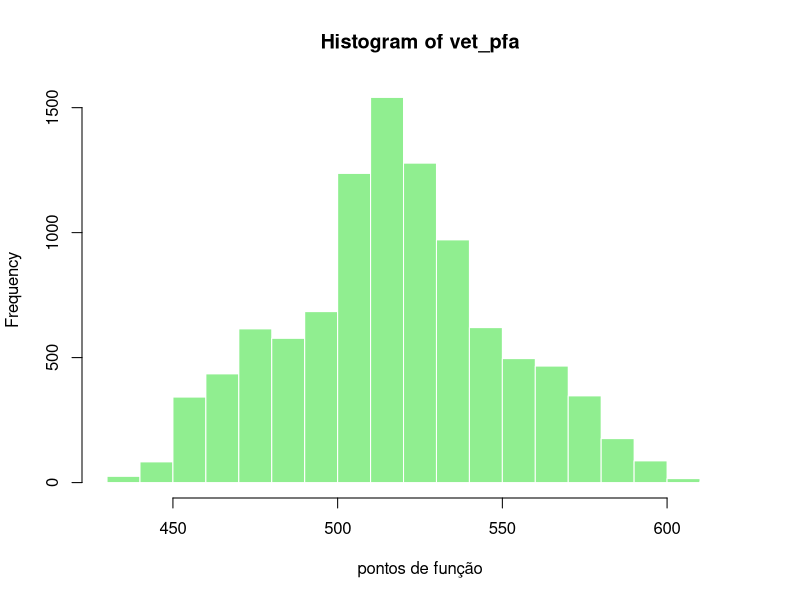
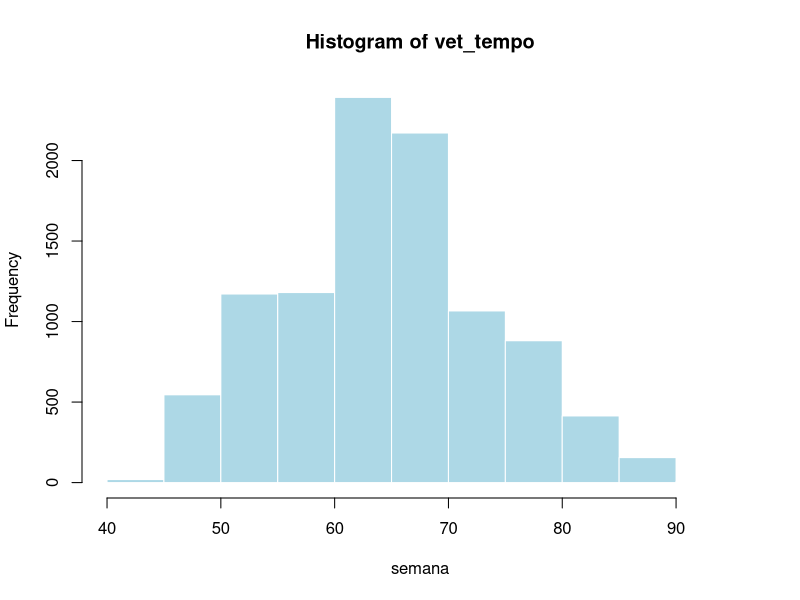
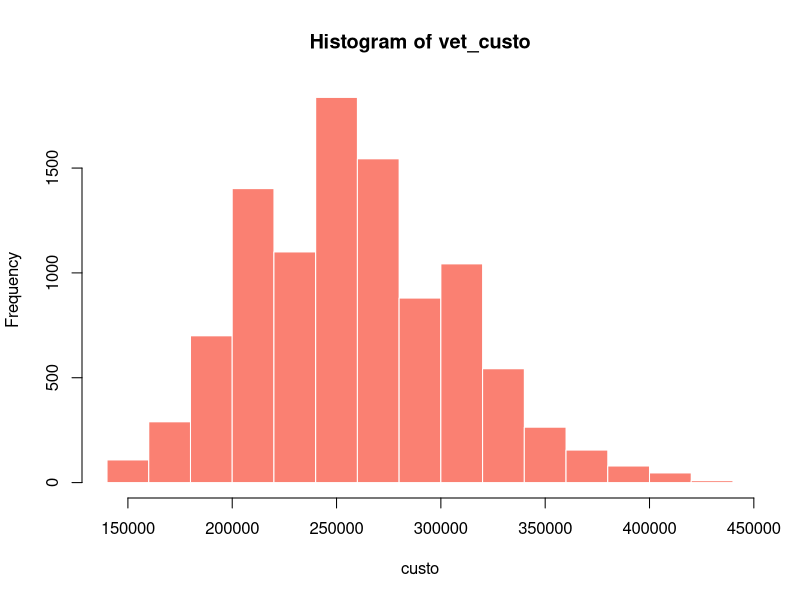

Here is the R script that generated these plots, in order:
set.seed(123)
nsamples <- 10000

vet_pfa <- numeric(nsamples)
vet_tempo <- numeric(nsamples)
vet_custo <- numeric(nsamples)

for(i in 1:nsamples){
	entrada_externa <- sample(c(3, 4, 6), 25, replace = TRUE, c(0.3, 0.5, 0.2))
	saida_externa <- sample(c(4, 5, 7), 20, replace = TRUE, c(0.25, 0.6, 0.15))
	consulta_externa <- sample(c(3, 4, 6), 15, replace = TRUE, c(0.4, 0.4, 0.2))
	arquivo_logico <- sample(c(7, 10, 15), 12, replace = TRUE, c(0.2, 0.5, 0.3))
	arquivo_interface <- sample(c(5, 7, 10), 8, replace = TRUE, c(0.35, 0.45, 0.2))
	
	somatorio_pf <- sum(entrada_externa) + sum(saida_externa) + sum(consulta_externa) + sum(arquivo_interface) + sum(arquivo_logico)
	fa <- sample(c(1.05, 1.15, 1.25), 1, replace = FALSE, c(0.2, 0.6, 0.2))

	pf_ajustado = somatorio_pf * fa
	vet_pfa[i] <- pf_ajustado

	produtividade <- sample(c(4, 5, 6), 1, replace = FALSE, c(0.2, 0.6, 0.2))

	horas_trabalhadas <- produtividade * pf_ajustado
	horas_semana <- horas_trabalhadas/40
	vet_tempo[i] <- horas_semana

	custo <- sample(c(80, 100, 120), 1, replace = FALSE, c(0.2, 0.6, 0.2))
	vet_custo[i] <- custo * horas_trabalhadas
}

#a)
cat("valor medio dos pfa", mean(vet_pfa),"\n")

#b)
cat("tempo media em semanas", mean(vet_tempo),"\n")

#c)
cat("custo medio ", mean(vet_custo),"\n")

#d)
cat("A probabilidade de o custo ser menor que R$ 280.000,00: ", sum(vet_custo < 280000)/ sum(vet_custo >1),"\n")

#e)
cat(" A probabilidade de o tempo ser menor que 60 semanas ", sum(vet_tempo < 60)/sum(vet_tempo > 1),"\n")

#f)
hist(vet_pfa,
xlab = "pontos de função",
col= "lightgreen",
border = "white"
)

hist(vet_tempo,
xlab = "semana",
col = "lightblue",
border = "white"

)

hist(vet_custo,
xlab = "custo",
col = "salmon",
border = "white"

)
